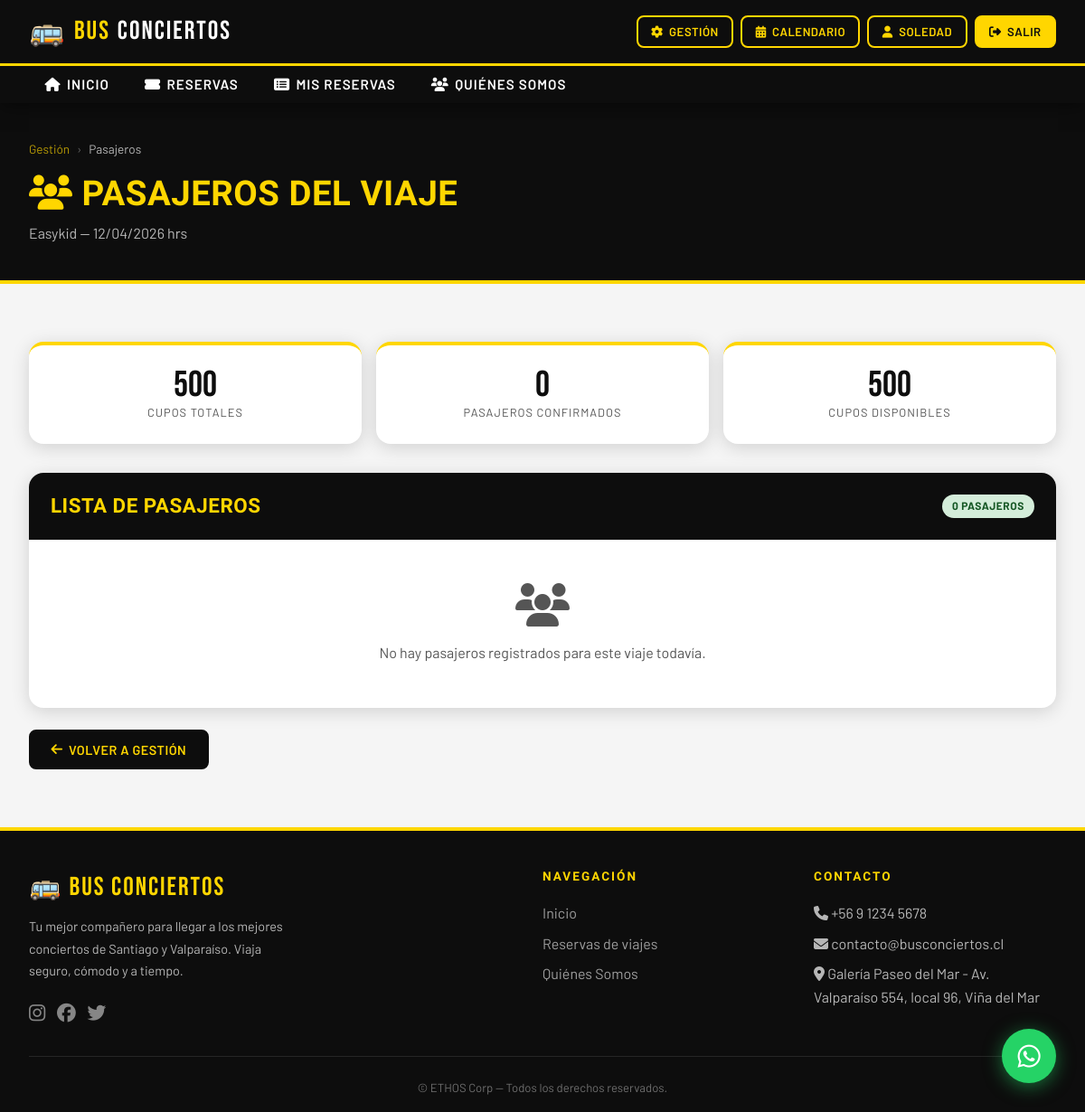
The page /reservas/gestion/14/pasajeros/ (signed in) on the database its author committed.
### reservas/models.py (models this page shows, shortened)
class Viaje(models.Model):
    ESTADO_CHOICES = [
        ('disponible', 'Disponible'),
        ('completo', 'Completo'),
        ('cancelado', 'Cancelado'),
        ('realizado', 'Realizado'),
    ]
    concierto = models.ForeignKey(Concierto, on_delete=models.CASCADE, verbose_name='Concierto')
    coordinador = models.ForeignKey(
        User, on_delete=models.SET_NULL, null=True,
        related_name='viajes_coordinados', verbose_name='Coordinador'
    )
    origen = models.CharField(max_length=200, verbose_name='Punto de Origen')
    destino = models.CharField(max_length=200, verbose_name='Destino')
    fecha_salida = models.DateField(verbose_name='Fecha de Salida')
    cupos_totales = models.PositiveIntegerField(verbose_name='Cupos Totales')
    estado = models.CharField(max_length=20, choices=ESTADO_CHOICES, default='disponible')
    descripcion = models.TextField(blank=True, verbose_name='Descripción adicional')
    creado_en = models.DateTimeField(auto_now_add=True)
    class Meta:
        verbose_name = 'Viaje'
        verbose_name_plural = 'Viajes'
        ordering = ['fecha_salida']
    @property
    def cupos_disponibles(self):
        from django.db.models import Sum
        cupos_usados = self.reserva_set.filter(estado='pagado').aggregate(total=Sum('cantidad'))['total'] or 0
        return self.cupos_totales - cupos_usados
    @property
    def cupos_ocupados(self):
        from django.db.models import Sum
        return self.reserva_set.filter(estado='pagado').aggregate(total=Sum('cantidad'))['total'] or 0

### core/models.py (models this page shows, shortened)
class Concierto(models.Model):
    REGION_CHOICES = [
        ('santiago', 'Santiago'),
        ('valparaiso', 'Región de Valparaíso'),
    ]
    nombre = models.CharField(max_length=200, verbose_name='Nombre del Concierto')
    artista = models.CharField(max_length=200, verbose_name='Artista / Banda')
    fecha = models.DateField(verbose_name='Fecha')
    lugar = models.CharField(max_length=300, verbose_name='Lugar / Recinto')
    region = models.CharField(max_length=20, choices=REGION_CHOICES, verbose_name='Región')
    descripcion = models.TextField(blank=True, verbose_name='Descripción')
    imagen_url = models.URLField(blank=True, verbose_name='URL Imagen')
    activo = models.BooleanField(default=True)
    class Meta:
        verbose_name = 'Concierto'
        verbose_name_plural = 'Conciertos'
        ordering = ['fecha']

### reservas/views.py (the view, shortened to what this page needs)
# urls.py: path('gestion/<int:pk>/pasajeros/', views.pasajeros_viaje, name='pasajeros_viaje'),
@login_required
@user_passes_test(es_coordinador)
def pasajeros_viaje(request, pk):
    viaje = get_object_or_404(Viaje, pk=pk)
    reservas_qs = Reserva.objects.filter(viaje=viaje).exclude(estado='cancelado').select_related('usuario__perfilusuario').order_by('usuario__id', 'estado')
    agrupado = {}
    pasajeros = list(agrupado.values())
    return render(request, 'reservas/pasajeros_viaje.html', {'viaje': viaje, 'pasajeros': pasajeros, 'reservas': reservas_qs})

### reservas/views.py (called while the page is built)
def es_coordinador(user):
    return user.is_authenticated and (
        user.is_superuser or
        user.groups.filter(name__in=['Administrador', 'Coordinador']).exists()
    )

### reservas/templates/reservas/pasajeros_viaje.html (shortened to what this page needs)
{% extends 'base.html' %}
{% block content %}
<div class="page-header">
  <div class="container">
    <div class="breadcrumb"><a href="{% url 'gestion_viajes' %}">Gestión</a><span>›</span> Pasajeros</div>
    <h1><i class="fa fa-users"></i> Pasajeros del Viaje</h1>
    <p>{{ viaje.concierto.artista }} — {{ viaje.fecha_salida|date:"d/m/Y" }} hrs</p>
  </div>
</div>
<section class="seccion" style="max-width:none;">
  <div style="display:grid;grid-template-columns:repeat(3,1fr);gap:1rem;margin-bottom:2rem;">
    <div class="kpi-card">
      <div class="kpi-valor">{{ viaje.cupos_totales }}</div>
      <div class="kpi-label">Cupos Totales</div>
    </div>
    <div class="kpi-card">
      <div class="kpi-valor">{{ viaje.cupos_ocupados }}</div>
      <div class="kpi-label">Pasajeros confirmados</div>
    </div>
    <div class="kpi-card">
      <div class="kpi-valor">{{ viaje.cupos_disponibles }}</div>
      <div class="kpi-label">Cupos disponibles</div>
    </div>
  </div>
  <div class="tabla-wrapper">
    <div class="tabla-header">
      <h2>LISTA DE PASAJEROS</h2>
      <div style="display:flex;align-items:center;gap:0.75rem;">
        <span class="badge-estado badge-disponible">{{ viaje.cupos_ocupados }} pasajero{{ viaje.cupos_ocupados|pluralize }}</span>
      </div>
    </div>
    {% if pasajeros %}
    <div style="overflow-x:auto;">
      <table>
        <thead>
          <tr>
            <th>#</th>
            <th>Pasajero</th>
            <th>RUT</th>
            <th>Contacto</th>
            <th>Horario</th>
            <th>Tipo de Pasaje</th>
            <th>Cupos</th>
            <th>Estado</th>
          </tr>
        </thead>
        <tbody>
          {% for p in pasajeros %}
          <tr>
            <td>{{ forloop.counter }}</td>
            <td>
              <strong>{{ p.usuario.get_full_name|default:p.usuario.username }}</strong><br>
              <span style="font-size:0.8rem;color:var(--gris-medio);">{{ p.usuario.email }}</span>
            </td>
            <td>{% if p.usuario.perfilusuario %}{{ p.usuario.perfilusuario.rut }}{% else %}—{% endif %}</td>
            <td>{% if p.usuario.perfilusuario %}{{ p.usuario.perfilusuario.telefono }}{% else %}—{% endif %}</td>
            <td style="font-size:0.82rem;">
              {% if p.horario %}
                <div style="font-weight:600;">{{ p.horario.salida }}</div>
                <div style="color:var(--gris-medio);">Salida: {{ p.horario.hora_salida|time:"H:i" }} hrs</div>
              {% else %}—{% endif %}
            </td>
            <td>
              {% if p.tipo_pasaje == 'solo_ida' %}
                <span class="badge-estado" style="background:#e3f2fd;color:#0d47a1;"><i class="fa fa-arrow-right"></i> Solo Ida</span>
              {% elif p.tipo_pasaje == 'solo_vuelta' %}
                <span class="badge-estado" style="background:#f3e5f5;color:#6a1b9a;"><i class="fa fa-arrow-left"></i> Solo Vuelta</span>
              {% else %}
                <span class="badge-estado" style="background:#fff9c4;color:#5d4037;"><i class="fa fa-exchange-alt"></i> Ida y Vuelta</span>
              {% endif %}
            </td>
            <td style="text-align:center;font-weight:700;">{{ p.cantidad }}</td>
            <td><span class="badge-estado badge-{{ p.estado }}">{{ p.estado|capfirst }}</span></td>
          </tr>
          {% endfor %}
        </tbody>
      </table>
    </div>
    {% else %}
    <div style="text-align:center;padding:3rem;color:var(--gris-medio);">
      <i class="fa fa-users" style="font-size:3rem;margin-bottom:1rem;display:block;"></i>
      <p>No hay pasajeros registrados para este viaje todavía.</p>
    </div>
    {% endif %}
  </div>
  <div style="margin-top:1.5rem;">
    <a href="{% url 'gestion_viajes' %}" class="btn btn-dark"><i class="fa fa-arrow-left"></i> Volver a Gestión</a>
  </div>
</section>
{% endblock %}

### templates/base.html (shortened to what this page needs)
{% load static %}
<!DOCTYPE html>
<html lang="es">
<head>
  <link rel="stylesheet" href="https://cdnjs.cloudflare.com/ajax/libs/font-awesome/6.5.0/css/all.min.css" />
  <link rel="stylesheet" href="{% static 'css/main.css' %}" />
</head>
<body>
<nav class="navbar-bc">
  <div class="navbar-top">
    <div class="navbar-inner">
      <a href="{% url 'inicio' %}" class="brand">
        <span class="icon-bus">🚌</span>
        BUS <span>CONCIERTOS</span>
      </a>
      <div class="nav-actions">
        {% if user.is_authenticated %}
          {% if user.is_superuser or user.groups.all.0.name == 'Administrador' or user.groups.all.0.name == 'Coordinador' %}
            <a href="{% url 'gestion_viajes' %}" class="btn btn-outline btn-sm"><i class="fa fa-cog"></i> Gestión</a>
            <a href="{% url 'calendario_conciertos' %}" class="btn btn-outline btn-sm"><i class="fa fa-calendar-alt"></i> Calendario</a>
          {% endif %}
          <a href="{% url 'mi_perfil' %}" class="btn btn-outline btn-sm"><i class="fa fa-user"></i> {{ user.first_name|default:user.username }}</a>
          <a href="{% url 'logout' %}" class="btn btn-primary btn-sm"><i class="fa fa-sign-out-alt"></i> Salir</a>
        {% else %}
          <a href="{% url 'login' %}" class="btn btn-outline btn-sm"><i class="fa fa-sign-in-alt"></i> Ingresar</a>
          <a href="{% url 'registro' %}" class="btn btn-primary btn-sm"><i class="fa fa-user-plus"></i> Registrarse</a>
        {% endif %}
      </div>
    </div>
  </div>
  <div class="nav-collapse">
    <ul class="nav-links">
      <li><a href="{% url 'inicio' %}"><i class="fa fa-home"></i> Inicio</a></li>
      <li><a href="{% url 'lista_viajes' %}"><i class="fa fa-ticket-alt"></i> Reservas</a></li>
      {% if user.is_authenticated %}
      <li><a href="{% url 'mis_reservas' %}"><i class="fa fa-list-alt"></i> Mis Reservas</a></li>
      {% endif %}
      <li><a href="{% url 'quienes_somos' %}"><i class="fa fa-users"></i> Quiénes Somos</a></li>
    </ul>
  </div>
</nav>
<main>
  {% block content %}{% endblock %}
</main>
<footer>
  <div class="footer-grid">
    <div>
      <div class="footer-brand">🚌 Bus Conciertos</div>
      <p style="font-size:0.9rem;max-width:300px;line-height:1.7;">
        Tu mejor compañero para llegar a los mejores conciertos de Santiago y Valparaíso. Viaja seguro, cómodo y a tiempo.
      </p>
      <div style="margin-top:1rem;display:flex;gap:0.8rem;">
        <a href="#" style="color:rgba(255,255,255,0.5);font-size:1.3rem;"><i class="fab fa-instagram"></i></a>
        <a href="#" style="color:rgba(255,255,255,0.5);font-size:1.3rem;"><i class="fab fa-facebook"></i></a>
        <a href="#" style="color:rgba(255,255,255,0.5);font-size:1.3rem;"><i class="fab fa-twitter"></i></a>
      </div>
    </div>
    <div>
      <h4>Navegación</h4>
      <ul>
        <li><a href="{% url 'inicio' %}">Inicio</a></li>
        <li><a href="{% url 'lista_viajes' %}">Reservas de viajes</a></li>
        <li><a href="{% url 'quienes_somos' %}">Quiénes Somos</a></li>
      </ul>
    </div>
    <div>
      <h4>Contacto</h4>
      <ul>
        <li><i class="fa fa-phone"></i> +56 9 1234 5678</li>
        <li><i class="fa fa-envelope"></i> contacto@busconciertos.cl</li>
        <li><i class="fa fa-map-marker-alt"></i> Galería Paseo del Mar - Av. Valparaíso 554, local 96, Viña del Mar</li>
      </ul>
    </div>
  </div>
  <div class="footer-bottom">
    <p>&copy; {{ "now"|date:"Y" }} ETHOS Corp — Todos los derechos reservados.</p>
  </div>
</footer>
<a href="https://wa.me/56912345678?text=Hola,%20quiero%20información%20sobre%20los%20viajes%20a%20conciertos"
   class="whatsapp-fab" target="_blank" rel="noopener" title="Consultas por WhatsApp">
  <i class="fab fa-whatsapp"></i>
</a>
</body>
</html>

### rows shown on the page
Viaje: concierto.artista "Easykid", fecha_salida "12/04/2026", cupos_totales "500", cupos_ocupados "0", cupos_disponibles "500"

### other values the page prints
{{ user.first_name|default:user.username }} "SOLEDAD"
